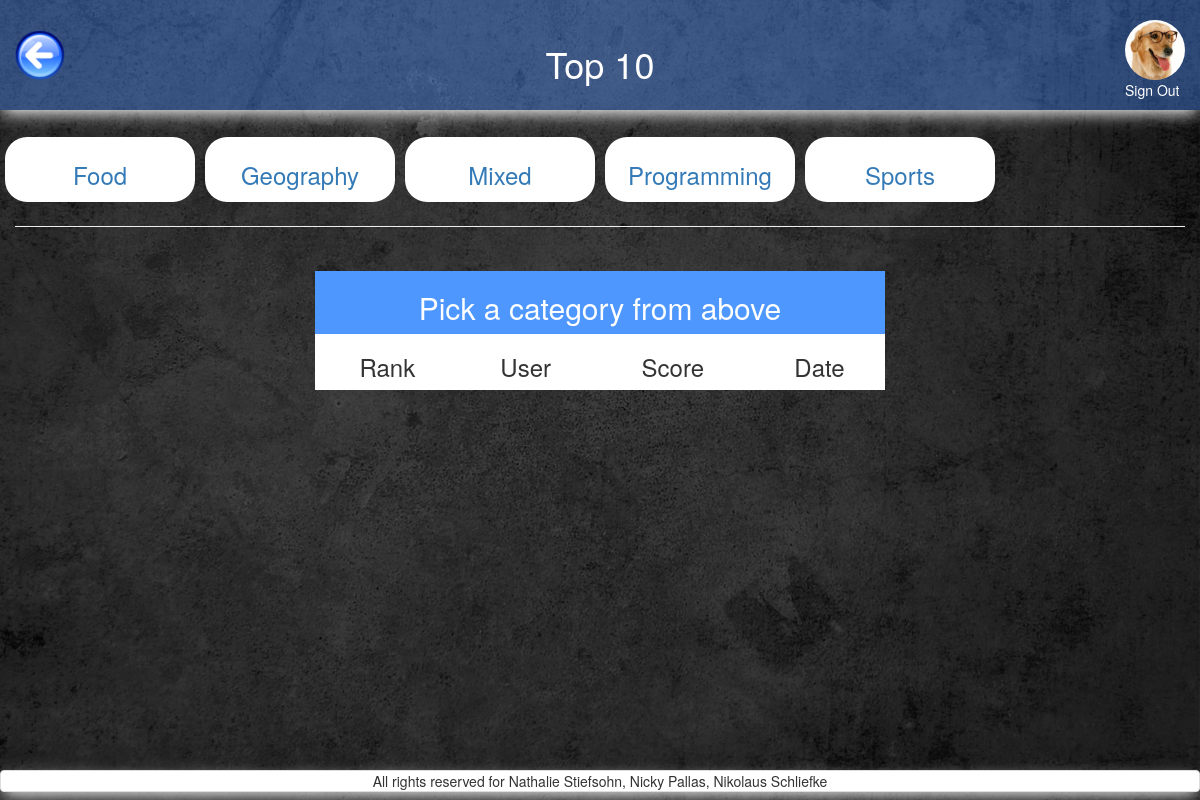
The page /top_10.php (signed in) on the database its author committed.
### tables this page shows
CREATE TABLE `users` (
  `id` int(11) NOT NULL,
  `FK_avatars` int(11) NOT NULL,
  `FK_classes` int(11) NOT NULL DEFAULT '1',
  `email` varchar(255) NOT NULL,
  `password` varchar(255) NOT NULL,
  `first_name` varchar(255) NOT NULL,
  `family_name` varchar(255) NOT NULL,
  `date_of_birth` date NOT NULL DEFAULT '1993-07-30'
);

CREATE TABLE `avatars` (
  `id` int(11) NOT NULL,
  `location` varchar(255) NOT NULL
);

CREATE TABLE `categories` (
  `id` int(11) NOT NULL,
  `category` varchar(13) NOT NULL,
  `image` varchar(255) NOT NULL DEFAULT 'default.png',
  `amount_questions` int(11) NOT NULL DEFAULT '8',
  `tries` int(11) NOT NULL DEFAULT '5',
  `passed_at` decimal(3,2) NOT NULL DEFAULT '0.60'
);

### includes/start_session_user.php (called while the page is built, shortened)
<?php
 require_once 'dbconnect.php';
 $res=mysqli_query($con, "SELECT first_name, family_name, date_of_birth, users.id AS user_id, avatars.location AS avatar, avatars.id AS avatar_id, email, fk_classes FROM users
 	JOIN avatars ON users.FK_avatars=avatars.id
 	WHERE users.id=".$_SESSION['user']);
	 $userRow=mysqli_fetch_array($res);
	 $user_id = $userRow['user_id'];
	 $user_avatar = $userRow['avatar'];
?>

### query/my_quizzes_categories.php (called while the page is built)
<?php
$query_categories = "
    SELECT
        category,
        categories.id AS category_id,
        count(quizzes.id) AS games_played,
        avg(scores) AS average_score,
        max(end_timestamp) AS latest_timestamp
    FROM `quizzes`
    LEFT JOIN categories ON categories.id=quizzes.FK_categories
    where FK_users = ".$user_id."
    GROUP by category
    ORDER BY
        category ASC;
";
$res_categories = mysqli_query($con, $query_categories);
?>

### top_10.php (the view, shortened to what this page needs)
<?php
require_once('includes/start_session_user.php');
?>
<?php
	$highlight="";
	if(isset($_GET['selected_category_id'])){
		$selected_category_id = $_GET['selected_category_id'];
		$query_category_name = "
			SELECT category, t1.scores AS scores
		    FROM categories
			left JOIN quizzes as t1 ON categories.id=t1.FK_categories
			left JOIN quizzes AS t2
			ON t1.FK_users = t2.FK_users
			AND t1.FK_categories = t2.FK_categories
			AND t1.end_timestamp < t2.end_timestamp
			WHERE t2.FK_users IS NULL
		    and t1.fk_categories = ".$selected_category_id." and t1.FK_users=".$_SESSION['user']."
		    order by category ASC
		    "
		    ;
		$res_category_name = mysqli_query($con, $query_category_name);
		$row_category_name  = mysqli_fetch_array($res_category_name);
		$category_name_selected = $row_category_name['category'];
		$scores_selected = $row_category_name['scores'];
	} else {
		$selected_category_id = '-1';
		$category_name_selected = "Pick a category from above";
	}
?>
<!DOCTYPE html>
<html>
<head>
	<?php
require_once('includes/head_tag.php');
	?>
</head>
<body>
<div id="wrap">
  <div id="main" class="container-fluid clear-top">
    <header class="row shadow" id="header">
            <div class="col-xs-3">
                <a href="home_user.php">
                    <img alt="back_button" src="pictures/back_button.png" id="back_button"/>
                </a>
            </div>
            <div class="col-xs-6 white text-center margin-top">
                <h1 class="heading_font">Top 10</h1>
            </div>
        <?php
        echo'
            <div class="col-xs-3">
                <a href="logout.php?logout" class="pull-right">
                    <img class="img-circle show_avatar border" src="'.$user_avatar.'" alt="avatar" id="avatar_img"><br>
                    Sign Out
                </a>
            </div>';
        ?>
    </header>
	<div class="row">
		<main class="col-xs-12">
			<section class="row">
				<div class="col-xs-12 text-center margin-top">
					<div class="row">
							<?php
								require_once('query/my_quizzes_categories.php');
				                while ($row_categories  = mysqli_fetch_array($res_categories)){
				                    $category = $row_categories['category'];
				                    $category_id=$row_categories['category_id'];
				                    if ($selected_category_id==$category_id){
				                    	$highlight="highlight";
				                    } else {
				                    	$highlight="";
				                    }
				                    echo '
							<a href="top_10.php?selected_category_id='.$category_id.'" class="">
	 							<div class="col-xs-6 col-sm-3 col-md-2">
									<div class="wrapper2 text-center" id="'.$highlight.'">
	 									<h3>'.$category.'</h3>
	 								</div>
								</div>
		 					</a>
				                    ';
				                }
			                ?>
							<div class="col-xs-12">
								<hr>
							</div>
	                </div>
				</div>
				<div class="col-xs-10 col-xs-offset-1 col-sm-6 col-sm-offset-3 margin-top">
                        <table class="table-hover text-center" >
                            <thead  id="white_background">
                                <tr id="first_row_table" class="white">
                                	<th colspan="4" class="text-center"><h2><?php echo $category_name_selected;  ?></h2></th>
                                </tr>
                                <tr>
                                	<th class="text-center"><h3>Rank</h3></th>
                                	<th class="text-center"><h3>User</h3></th>
                                    <th class="text-center"><h3>Score</h3></th>
                                    <th class="text-center"><h3>Date</h3></th>
                                </tr>
                            </thead>
                        </table>
                    </div>
			</section>
		</main>
	</div>
  </div>
</div>
	<?php
require_once('includes/footer.php');
	?>
</body>
</html>

### css/style.css (style rules this page uses)
header h1 { position: relative; }
#avatar_img { margin-top:20px; height: 60px; }
#back_button { margin-top:30px; height: 50px; }
#header { background-color: rgba(77,141,255,0.4); height: 110px; }
#header a:link { color: white; }
body { content: ""; background: url("../pictures/grey_background.jpg"); background-size: 100% 100%; background-repeat: repeat; top: 0; left: 0; bottom: 0; right: 0; position: absolute; z-index: -1; }
.shadow { -webkit-box-shadow: 0px 6px 16px -3px rgba(255,255,255,1); -moz-box-shadow: 0px 6px 16px -3px rgba(255,255,255,1); box-shadow: 0px 6px 16px -3px rgba(255,255,255,1); }
.margin-top { margin-top: 2%; }
.wrapper2 { background-color: white; margin-top:2%; margin-bottom:2%; margin-left:-10px; margin-right:-10px; border-radius: 22px 22px 22px 22px; -moz-border-radius: 22px 22px 22px 22px; -webkit-border-radius: 22px 22px 22px 22px; text-align: center; }
.wrapper h2, .wrapper2 h3 { display: inline-block; vertical-align: middle; line-height: normal; }
table { width: 100%; }
.white { color: white; }

### includes/head_tag.php (style rules this page uses)
html, body { height: 100%; }
#white_background { background-color: white; opacity: 1 !important; }
#first_row_table { background-color: #4D97FF; }
#wrap { min-height: 100%; }
#main { overflow:auto; padding-bottom:50px; }

### rows shown on the page
users: FK_avatars.location (picture)
categories: category "Food"
categories: category "Geography"
categories: category "Mixed"
categories: category "Programming"
categories: category "Sports"

### other values the page prints
$category_name_selected "Pick a category from above"
